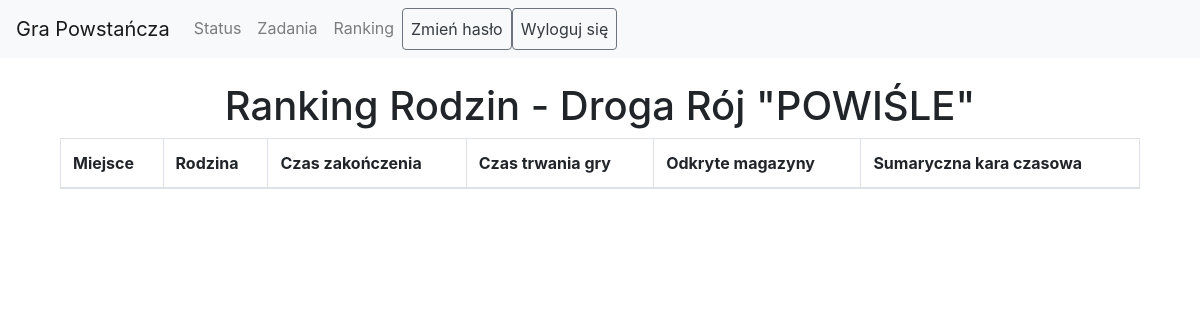
The page /ranking (signed in) on the database as committed earlier.
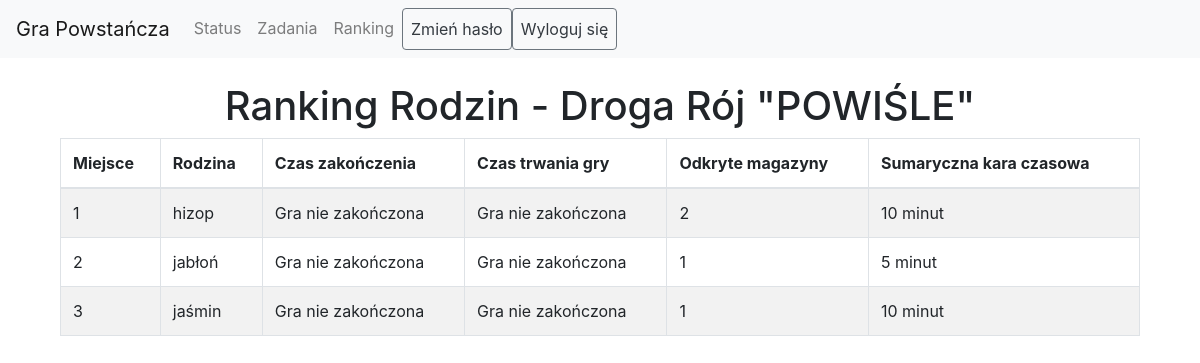
The same page on the database as committed later.
### models/__init__.py (models this page shows)
class Family(db.Model):
    id = db.Column(db.Integer, primary_key=True)
    name = db.Column(db.String(50), nullable=False)
    discovered_magazines = db.Column(db.Integer, default=0)
    patrols = db.relationship('Patrol', backref='family', lazy=True)
    assigned_magazines = db.Column(MutableList.as_mutable(PickleType), default=[])
    tasks = db.relationship('FamilyTask', backref='family', lazy=True)
    magazine_list = db.Column(db.String(1), nullable=False, default='a')  # 'a', 'b', 'c', 'd', 'e', or 'f'
    end_time = db.Column(db.DateTime, nullable=True)
    route = db.Column(db.String(1), nullable=False)  # Dodane pole dla drogi ('a' albo 'b')
    meeting_place = db.Column(db.String(255), nullable=True)  # Nowe pole dla miejsca spotkania

### routes/__init__.py (the view)
@main.route('/ranking')
@login_required
def ranking():
    patrol_id = session.get('patrol_id')
    if not patrol_id:
        flash('Nie jesteś zalogowany.', 'danger')
        return redirect(url_for('main.index'))
    patrol = Patrol.query.get(patrol_id)
    if not patrol or not patrol.family:
        flash('Nie znaleziono patrolu lub rodziny.', 'danger')
        return redirect(url_for('main.index'))
    family = patrol.family
    route = family.route  # Pobierz drogę rodziny
    families = Family.query.filter_by(route=route).all()
    families = [f for f in families if f.discovered_magazines]
    for family in families:
        total_penalty_time = sum(patrol.time_penalty for patrol in family.patrols if patrol.time_penalty)
        family.total_penalty_time = total_penalty_time  # Dodaj to pole dynamicznie
        family.total_time = ((family.end_time - GAME_START_TIME).total_seconds() + total_penalty_time * 60) if family.end_time else float('inf')
    families = sorted(families, key=lambda f: (
        f.total_time,
        -f.discovered_magazines
    ))
    return render_template('ranking.html', families=families, game_start_time=GAME_START_TIME, route=route)

### routes/__init__.py (called while the page is built)
def login_required(f):
    @wraps(f)
    def decorated_function(*args, **kwargs):
        if 'patrol_id' not in session:
            flash('Musisz być zalogowany, aby uzyskać dostęp do tej strony.', 'danger')
            return redirect(url_for('main.index'))
        return f(*args, **kwargs)
    return decorated_function

### templates/ranking.html (shortened to what this page needs)
{% extends "base.html" %}
{% block content %}
<div class="container">
    <h1 class="text-center">Ranking Rodzin - Droga {{ 'Rój "POWIŚLE"' if route == 'a' else 'Rój "STARÓWKA"' }}</h1>
    <div class="table-responsive">
        <table class="table table-striped table-bordered">
            <thead>
                <tr>
                    <th>Miejsce</th>
                    <th>Rodzina</th>
                    <th>Czas zakończenia</th>
                    <th>Czas trwania gry</th>
                    <th>Odkryte magazyny</th>
                    <th>Sumaryczna kara czasowa</th>
                </tr>
            </thead>
            <tbody>
                {% for family in families %}
                <tr>
                    <td>{{ loop.index }}</td>
                    <td>{{ family.name }}</td>
                    <td>{{ family.end_time.strftime('%H:%M:%S') if family.end_time else 'Gra nie zakończona' }}</td>
                    <td>
                        {% if family.end_time %}
                            {{ family.total_time // 3600 }}h
                            {{ (family.total_time % 3600) // 60 }}m
                        {% else %}
                            Gra nie zakończona
                        {% endif %}
                    </td>
                    <td>{{ family.discovered_magazines }}</td>
                    <td>{{ family.total_penalty_time }} minut</td>
                </tr>
                {% endfor %}
            </tbody>
        </table>
    </div>
</div>
{% endblock %}

### templates/base.html (shortened to what this page needs)
<!DOCTYPE html>
<html lang="pl">
<head>
    <link rel="stylesheet" href="https://stackpath.bootstrapcdn.com/bootstrap/4.5.2/css/bootstrap.min.css">
</head>
<body>
    <nav class="navbar navbar-expand-lg navbar-light bg-light">
        <a class="navbar-brand" href="#">Gra Powstańcza</a>
        <div class="collapse navbar-collapse" id="navbarNav">
            <ul class="navbar-nav mr-auto">
                <li class="nav-item">
                    <a class="nav-link" href="{{ url_for('main.status') }}">Status</a>
                </li>
                {% if session.get('patrol_id') %}
                    <li class="nav-item">
                        <a class="nav-link" href="{{ url_for('main.task', patrol_id=session.get('patrol_id', 1)) }}">Zadania</a>
                    </li>
                    <li class="nav-item">
                        <a class="nav-link" href="{{ url_for('main.ranking') }}">Ranking</a>
                    </li>
                    <li class="nav-item">
                        <a class="nav-link {% if patrol_first_login %}btn btn-danger text-white{% else %} btn btn-outline-secondary text-dark {% endif %}" href="{{ url_for('main.change_password') }}">Zmień hasło</a>
                    </li>
                    <li class="nav-item">
                        <a class="nav-link btn btn-outline-secondary text-dark" href="{{ url_for('main.logout') }}">Wyloguj się</a>
                    </li>
                {% endif %}
            </ul>
        </div>
    </nav>
    <div class="container mt-4">
        {% block content %}{% endblock %}
    </div>
</body>
</html>

Rows that differ between the two databases and show on the page:
now on this page (row edited): Family: name "hizop", end_time "Gra nie zakończona", discovered_magazines "2", total_penalty_time "10"
now on this page (row edited): Family: name "jabłoń", end_time "Gra nie zakończona", discovered_magazines "1", total_penalty_time "5"
now on this page (row edited): Family: name "jaśmin", end_time "Gra nie zakończona", discovered_magazines "1", total_penalty_time "10"
